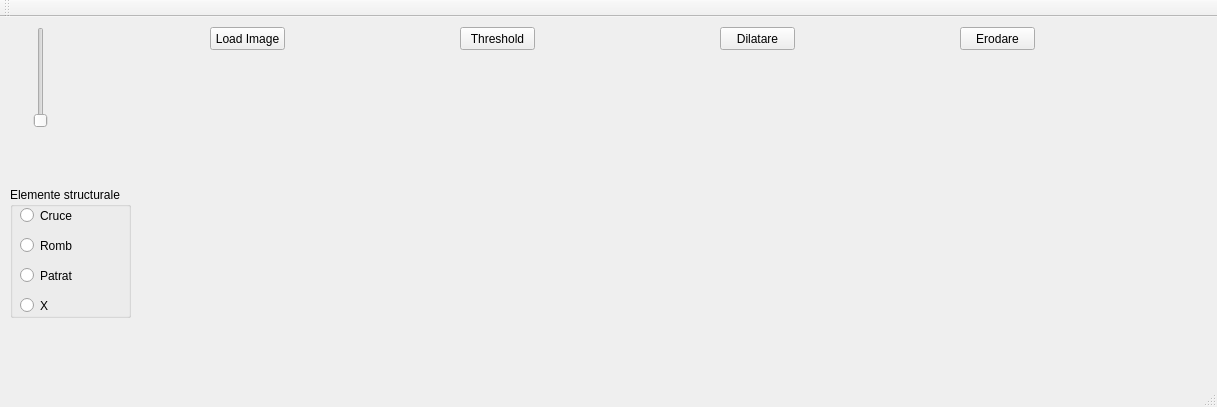
<?xml version="1.0" encoding="UTF-8"?>
<ui version="4.0">
 <class>MainWindow</class>
 <widget class="QMainWindow" name="MainWindow">
  <property name="geometry">
   <rect>
    <x>0</x>
    <y>0</y>
    <width>1217</width>
    <height>407</height>
   </rect>
  </property>
  <property name="windowTitle">
   <string>MainWindow</string>
  </property>
  <widget class="QWidget" name="centralWidget">
   <widget class="QPushButton" name="pushButton_LoadImage">
    <property name="geometry">
     <rect>
      <x>210</x>
      <y>10</y>
      <width>75</width>
      <height>23</height>
     </rect>
    </property>
    <property name="text">
     <string>Load Image</string>
    </property>
   </widget>
   <widget class="QPushButton" name="pushButton_Dilatare">
    <property name="geometry">
     <rect>
      <x>720</x>
      <y>10</y>
      <width>75</width>
      <height>23</height>
     </rect>
    </property>
    <property name="text">
     <string>Dilatare</string>
    </property>
   </widget>
   <widget class="QPushButton" name="pushButton_Erodare">
    <property name="geometry">
     <rect>
      <x>960</x>
      <y>10</y>
      <width>75</width>
      <height>23</height>
     </rect>
    </property>
    <property name="text">
     <string>Erodare</string>
    </property>
   </widget>
   <widget class="QLabel" name="label_LoadImage">
    <property name="geometry">
     <rect>
      <x>170</x>
      <y>60</y>
      <width>211</width>
      <height>221</height>
     </rect>
    </property>
    <property name="text">
     <string/>
    </property>
   </widget>
   <widget class="QLabel" name="label_Dilatare">
    <property name="geometry">
     <rect>
      <x>710</x>
      <y>60</y>
      <width>211</width>
      <height>221</height>
     </rect>
    </property>
    <property name="text">
     <string/>
    </property>
   </widget>
   <widget class="QLabel" name="label_Erodare">
    <property name="geometry">
     <rect>
      <x>960</x>
      <y>60</y>
      <width>211</width>
      <height>221</height>
     </rect>
    </property>
    <property name="text">
     <string/>
    </property>
   </widget>
   <widget class="QPushButton" name="pushButton_Threshold">
    <property name="geometry">
     <rect>
      <x>460</x>
      <y>10</y>
      <width>75</width>
      <height>23</height>
     </rect>
    </property>
    <property name="text">
     <string>Threshold</string>
    </property>
   </widget>
   <widget class="QLabel" name="label_Threshold">
    <property name="geometry">
     <rect>
      <x>460</x>
      <y>60</y>
      <width>211</width>
      <height>221</height>
     </rect>
    </property>
    <property name="text">
     <string/>
    </property>
   </widget>
   <widget class="QGroupBox" name="groupBox">
    <property name="geometry">
     <rect>
      <x>10</x>
      <y>170</y>
      <width>121</width>
      <height>131</height>
     </rect>
    </property>
    <property name="title">
     <string>Elemente structurale</string>
    </property>
    <widget class="QRadioButton" name="radioButton_Cruce">
     <property name="geometry">
      <rect>
       <x>10</x>
       <y>20</y>
       <width>82</width>
       <height>17</height>
      </rect>
     </property>
     <property name="text">
      <string>Cruce</string>
     </property>
    </widget>
    <widget class="QRadioButton" name="radioButton_Romb">
     <property name="geometry">
      <rect>
       <x>10</x>
       <y>50</y>
       <width>82</width>
       <height>17</height>
      </rect>
     </property>
     <property name="text">
      <string>Romb</string>
     </property>
    </widget>
    <widget class="QRadioButton" name="radioButton_Patrat">
     <property name="geometry">
      <rect>
       <x>10</x>
       <y>80</y>
       <width>82</width>
       <height>17</height>
      </rect>
     </property>
     <property name="text">
      <string>Patrat</string>
     </property>
    </widget>
    <widget class="QRadioButton" name="radioButton_X">
     <property name="geometry">
      <rect>
       <x>10</x>
       <y>110</y>
       <width>82</width>
       <height>17</height>
      </rect>
     </property>
     <property name="text">
      <string>X</string>
     </property>
    </widget>
   </widget>
   <widget class="QSlider" name="verticalSlider">
    <property name="geometry">
     <rect>
      <x>30</x>
      <y>10</y>
      <width>22</width>
      <height>101</height>
     </rect>
    </property>
    <property name="orientation">
     <enum>Qt::Vertical</enum>
    </property>
   </widget>
   <widget class="QLabel" name="label_Value_Slider">
    <property name="geometry">
     <rect>
      <x>20</x>
      <y>120</y>
      <width>47</width>
      <height>13</height>
     </rect>
    </property>
    <property name="text">
     <string/>
    </property>
   </widget>
  </widget>
  <widget class="QMenuBar" name="menuBar">
   <property name="geometry">
    <rect>
     <x>0</x>
     <y>0</y>
     <width>1217</width>
     <height>21</height>
    </rect>
   </property>
  </widget>
  <widget class="QToolBar" name="mainToolBar">
   <attribute name="toolBarArea">
    <enum>TopToolBarArea</enum>
   </attribute>
   <attribute name="toolBarBreak">
    <bool>false</bool>
   </attribute>
  </widget>
  <widget class="QStatusBar" name="statusBar"/>
 </widget>
 <layoutdefault spacing="6" margin="11"/>
 <resources/>
 <connections/>
</ui>
